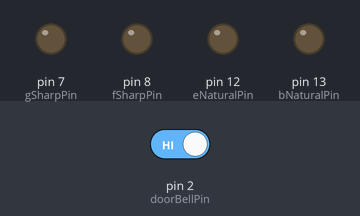
Simulated run of this sketch. Board: Arduino Uno, built with avr-gcc and run on an emulated ATmega328P. On the bench: output pins drawn as LEDs (lit = HIGH). Dashed ring = blinking. The inputs (shaded band) are chosen by the test bench; at power-on: pin 2 (doorBellPin) HIGH.

Above: at 1.2 s.
1.3 s: pin 2 (doorBellPin) driven LOW
At 4.7 s:
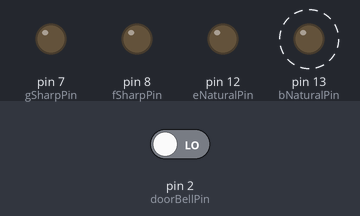
Timing chart, 0 to 13.3 s (numbered marks = the images above; inputs shaded):
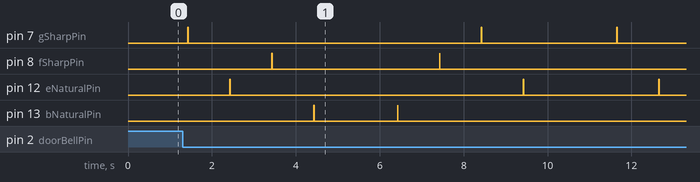

Measured:
- after the input at 1.3 s, pin 7 (gSharpPin): goes HIGH 0.01 s, LOW 7.0 s, HIGH 0.01 s, LOW 3.2 s, HIGH 0.01 s, then LOW, starting after 0.13 s; pin 8 (fSharpPin): alternates HIGH for 0.01 s and LOW for 4.0 s, starting after 2.1 s

The sketch:

kevDoorBellChimes.ino
```cpp
// Kevin's doorbell

// Copyright 2025 Elliott Johnson <elliott@elliottjohnson.net>
//   Permission is hereby granted, free of charge, to any person obtaining a copy of this
//   software and associated documentation files (the "Software"), to deal in the Software
//   without restriction, including without limitation the rights to use, copy, modify,
//   merge, publish, distribute, sublicense, and/or sell copies of the Software, and to
//   permit persons to whom the Software is furnished to do so, subject to the following
//   conditions:
//
//    The above copyright notice and this permission notice shall be included in all
//    copies or substantial portions of the Software.
//
//    THE SOFTWARE IS PROVIDED "AS IS", WITHOUT WARRANTY OF ANY KIND, EXPRESS OR IMPLIED,
//    INCLUDING BUT NOT LIMITED TO THE WARRANTIES OF MERCHANTABILITY, FITNESS FOR A
//    PARTICULAR PURPOSE AND NONINFRINGEMENT. IN NO EVENT SHALL THE AUTHORS OR COPYRIGHT
//    HOLDERS BE LIABLE FOR ANY CLAIM, DAMAGES OR OTHER LIABILITY, WHETHER IN AN ACTION
//    OF CONTRACT, TORT OR OTHERWISE, ARISING FROM, OUT OF OR IN CONNECTION WITH THE
//    SOFTWARE OR THE USE OR OTHER DEALINGS IN THE SOFTWARE.

// Here are some configurable items
const int quarterNoteDuration = 1000; // The length in ms for a quarternote. 1000ms = 60 bpm.
const int halfNoteDuration = quarterNoteDuration * 2; // The length in ms for a half note.
const int noteTriggerDuration = 10; // How long the solinoid engages in ms.
const int doorBellReadDelay = 125; // The number of ms the doorbell needs to be held for a ring.
const int loopDelay = 100; // How many ms we wait before checking for another doorBell ring.

// Define some top level stuff.
const int doorBellPin = 2; // The input pin to receive 5v from the door bell switch.
const int doorBellClosedState = LOW; // A value to represent a closed state.
const int doorBellOpenState = HIGH;  // A value to represent an open state.
int doorBellState = doorBellOpenState;  // A variable to capture the current doorbell state.

 // I chose the following pins because they are non-PWM capable.  Reserving PWM pins for other uses.
const int gSharpPin = 7; // The output pin to trigger a G#
const int fSharpPin = 8; // The output pin to trigger a F#
const int eNaturalPin = 12; // The output pin to trigger a E
const int bNaturalPin = 13; // The output pint to trigger a B
const int chimeStrikeState = HIGH; // The state to output when striking the chime.
const int chimeRelaxState = LOW; // The state to output when not striking the chime.

// Setup is called when the arduino starts up.
void setup() {
  pinMode( doorBellPin, INPUT_PULLUP ); // setup the door bell pin w/ internal pull up resistor.
  pinMode( gSharpPin, OUTPUT ); // setup the pin to output G#
  pinMode( fSharpPin, OUTPUT ); // setup the pin to output F#
  pinMode( eNaturalPin, OUTPUT ); // setup the pin to output E
  pinMode( bNaturalPin, OUTPUT ); // setup the pin to output B
  digitalWrite( gSharpPin, chimeRelaxState ); // silence everything
  digitalWrite( fSharpPin, chimeRelaxState );
  digitalWrite( eNaturalPin, chimeRelaxState );
  digitalWrite( bNaturalPin, chimeRelaxState );
}

// Once setup() finishes, the loop begins.
void loop() {
  checkDoorBell(); // Checks the door bell to see if it's pressed.
  delay( loopDelay ); // Wait some time before checking again.. Not sure if this is good or not.
}

// Checks the doorbell state and rings the bell if rung, otherwise it just returns to loop().
void checkDoorBell() {
  readDoorBellState(); // Read the current state of the door bell momentary switch.

  if ( doorBellState == doorBellClosedState ) { // If the doorBell Switch closes
    delay( doorBellReadDelay ); // wait for a bit to see if the switch is still held.
    readDoorBellState(); // re-read the door bell state.
    // Test to see if are still being held.
    if ( doorBellState == doorBellClosedState ) { // If its still closed then ring dem bells.
      ringWestminsterChimes(); // Currently only Westminster Chimes.
    }
  }
  doorBellState = doorBellOpenState; // reset the doorBellState before we exit.
}

// Reads the state of the doorbell button and sets the global variable doorBellState from the GPIO doorBellPin.
void readDoorBellState () {
  doorBellState = doorBellOpenState; // Reset the doorbell state, which in a pull down switch is HIGH
  doorBellState = digitalRead( doorBellPin ); // Read in the current state.
}

// Rings each one of the strings with the correct duration.
void ringWestminsterChimes () {
  ringChime( gSharpPin, quarterNoteDuration );     // G# 1/4 note
  ringChime( eNaturalPin, quarterNoteDuration );   // E  1/4 note
  ringChime( fSharpPin, quarterNoteDuration );     // F# 1/4 note
  ringChime( bNaturalPin, halfNoteDuration );      // B  1/2 note
  ringChime( bNaturalPin, quarterNoteDuration );   // B  1/4 note
  ringChime( fSharpPin, quarterNoteDuration );     // F# 1/4 note
  ringChime( gSharpPin, quarterNoteDuration );     // G# 1/4 note
  ringChime( eNaturalPin, halfNoteDuration );      // E  1/2 note
}

// Does the "heavy lifting" of pinging a solenoid for duration.
void ringChime( int pin, int duration ) {
  digitalWrite( pin, chimeStrikeState );      // Hit the solinoid
  delay( noteTriggerDuration );               // Wait some amount of time
  digitalWrite( pin, chimeRelaxState );       // Release the solinoid.
  // Wait the note duration before returning.  This lets the note ring out.
  if ( duration > noteTriggerDuration ) {
    delay( duration - noteTriggerDuration );
  } else {
    delay( duration );
  }
}
```
